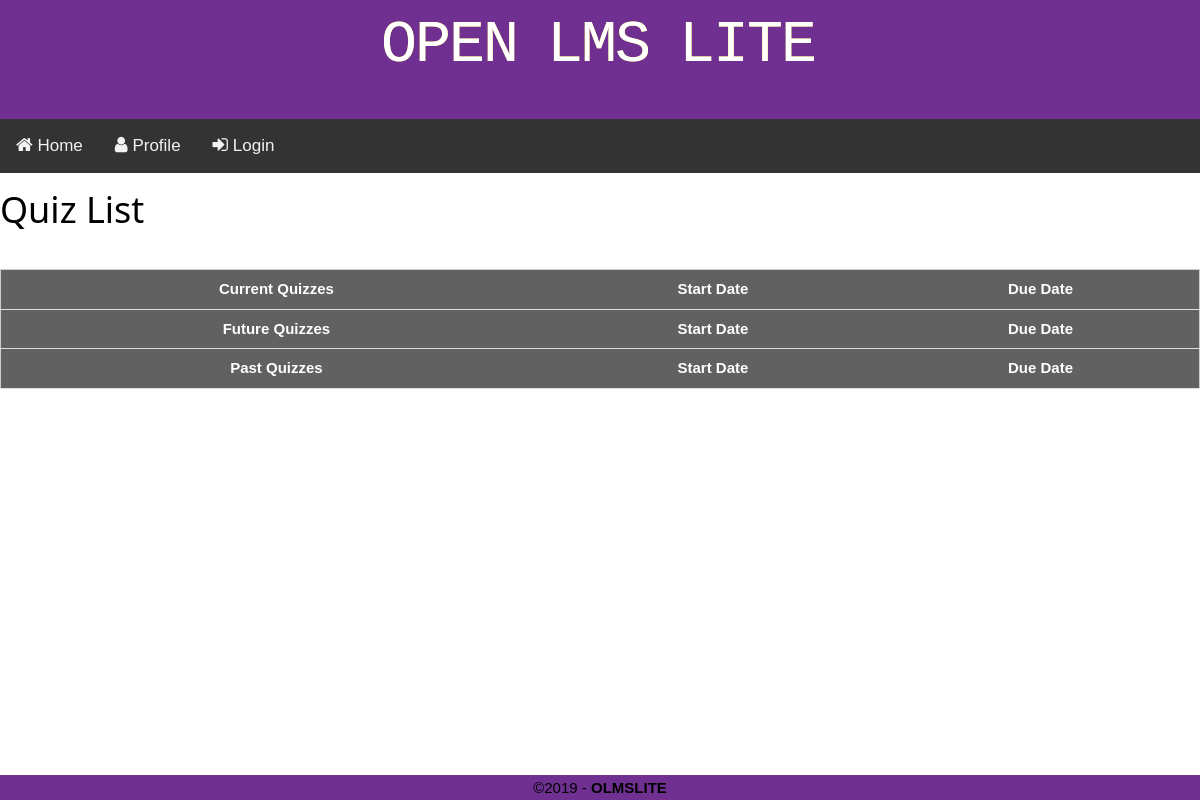
The page /courses/1/quizzes/ on the database as committed earlier.
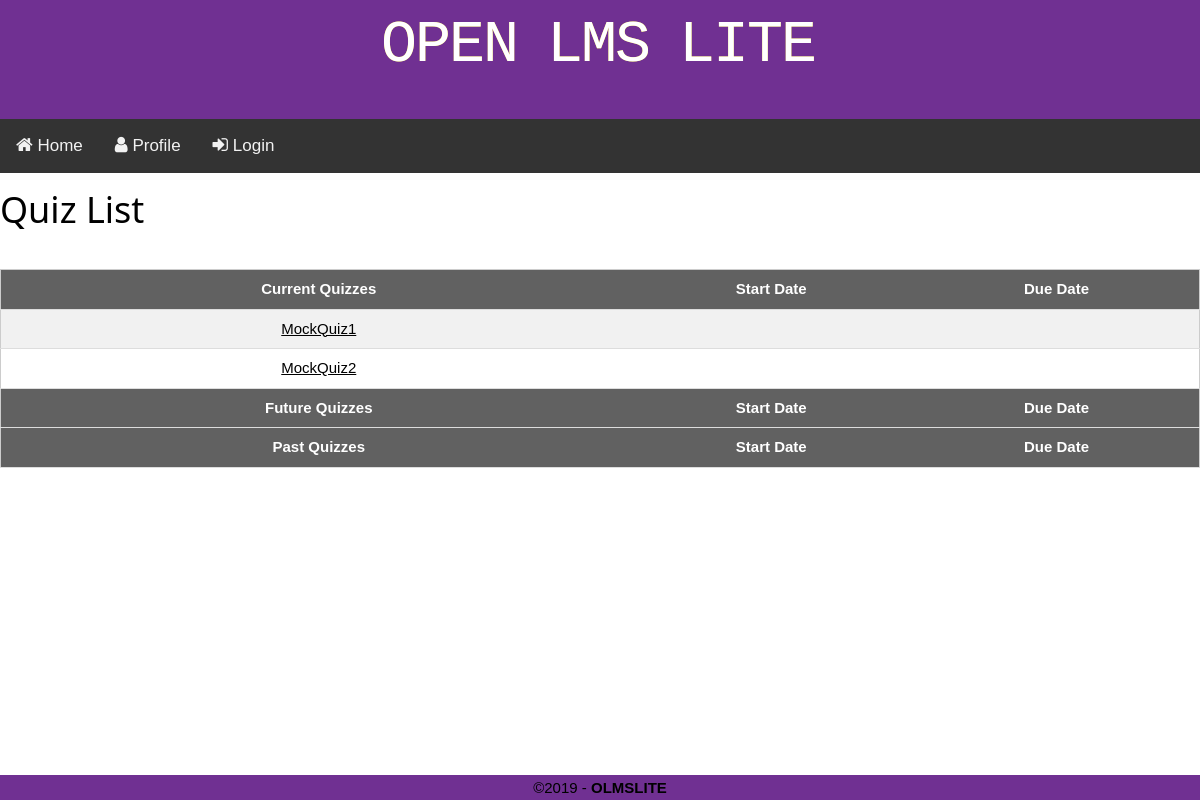
The same page on the database as committed later.
### courses/models.py (models this page shows, shortened)
class Assignment(models.Model):
	assignment_name	= models.CharField(max_length=255, blank=True)
	open_date		= models.DateTimeField(blank=True)
	due_date		= models.DateTimeField(blank=True)
	prof			= models.ForeignKey('accounts.Professor', on_delete=models.CASCADE)
	course_id		= models.ForeignKey('courses.Course', on_delete=models.CASCADE)
	TYPE_CHOICES = (
		(2, 'homework'),
		(1, 'survey'),
		(0, 'quiz'),
	)
	type 			= models.SmallIntegerField(choices=TYPE_CHOICES, blank=True)

class Quiz(Assignment):
	grade_viewable = models.BooleanField()
	file = models.FileField(upload_to=quiz_upload_address, blank=True)

class Assignment(models.Model):
	assignment_name	= models.CharField(max_length=255, blank=True)
	open_date		= models.DateTimeField(blank=True)
	due_date		= models.DateTimeField(blank=True)
	prof			= models.ForeignKey('accounts.Professor', on_delete=models.CASCADE)
	course_id		= models.ForeignKey('courses.Course', on_delete=models.CASCADE)
	TYPE_CHOICES = (
		(2, 'homework'),
		(1, 'survey'),
		(0, 'quiz'),
	)
	type 			= models.SmallIntegerField(choices=TYPE_CHOICES, blank=True)

### courses/views.py (the view)
# urls.py: path('courses/<int:cid>/quizzes/',courseView.quiz_list_view, name='quiz_list'),
def quiz_list_view(request, cid):
	context_dict = {}
	quizzes = Course.objects.get(id=cid).quizes.all()
	context_dict['quizzes'] = quizzes
	return render(request, 'quiz_list_page.html', context_dict)

### templates/quiz_list_page.html
{% extends 'base.html' %}
{% block content %}
    <h1>Quiz List</h1><br>
    <table class="w3-table-all w3-centered">
    <tbody>
    <tr class="quiztablerow w3-dark-gray">
        <th class="tablerowheader">Current Quizzes</th>
        <th class="tablerowheader">Start Date</th>
        <th class="tablerowheader">Due Date</th>
    </tr>
    {% for Quiz in quizzes %}
        <tr>
            <td class="cQuizList"><a href="{%  url 'quiz_start' cid=Quiz.course_id.id id=Quiz.id %} ">{{ Quiz.assignment_name }}</a></td>
            <td class="cStartDate"></td>
            <td class="cDueDate"></td>
        </tr>
    {% endfor %}
    <tr class="quiztablerow w3-dark-gray">
        <th class="tablerowheader">Future Quizzes</th>
        <th class="tablerowheader">Start Date</th>
        <th class="tablerowheader">Due Date</th>
    </tr>
    <tr class="quiztablerow w3-dark-gray">
        <th class="tablerowheader">Past Quizzes</th>
        <th class="tablerowheader">Start Date</th>
        <th class="tablerowheader">Due Date</th>
    </tr>
    </tbody>
    </table>
{% endblock content %}

Rows that differ between the two databases and show on the page:
added Quiz: assignment_name "MockQuiz1"
added Quiz: assignment_name "MockQuiz2"
